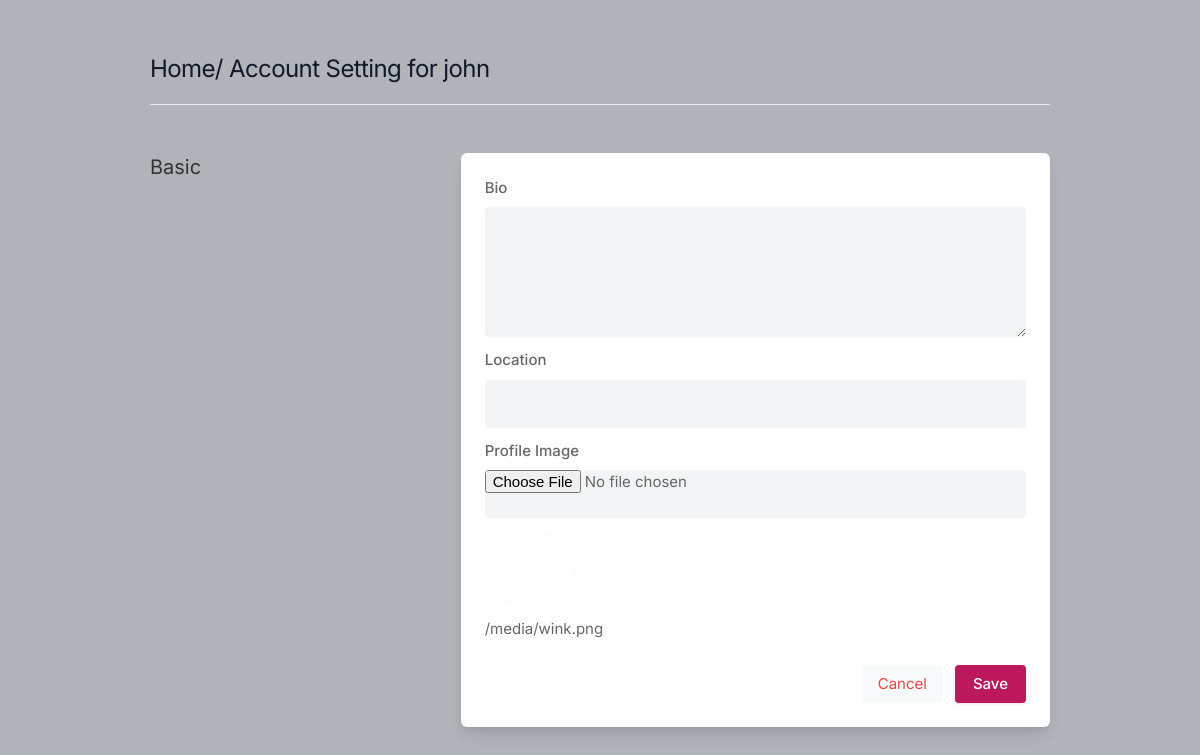
The app's page /settings (signed in), older data.
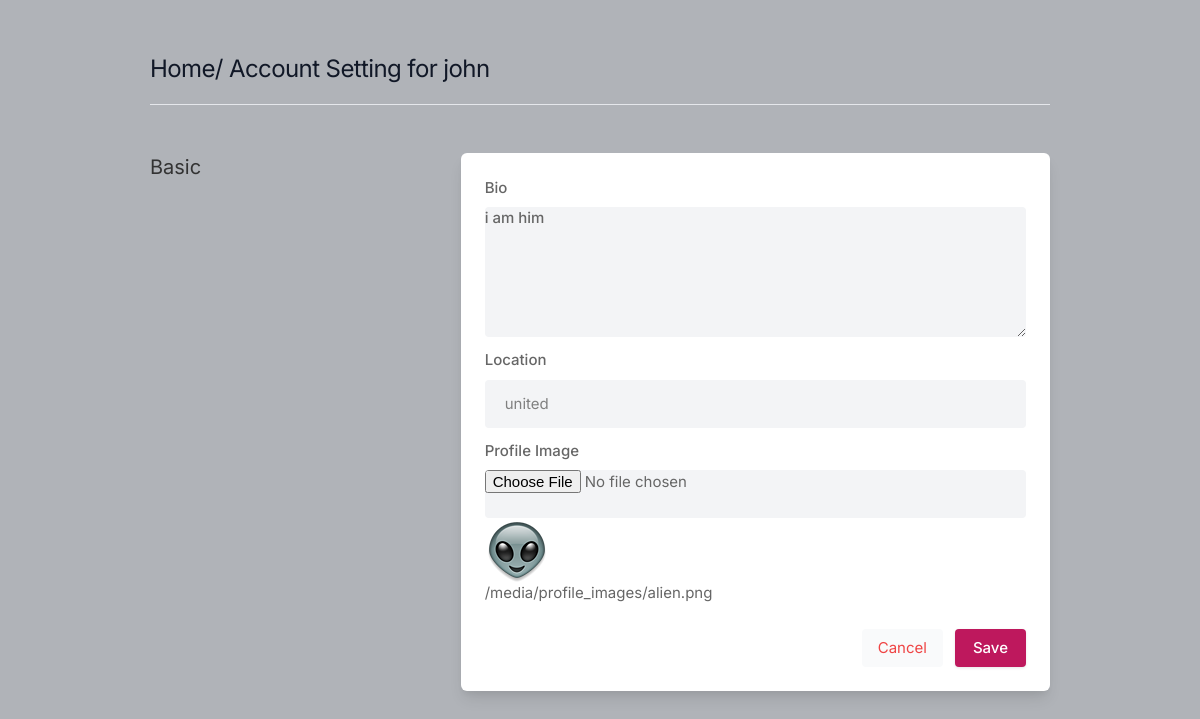
The same page, newer data.
### main/models.py (models this page shows, shortened)
class Profile(models.Model):
    user = models.ForeignKey(User,on_delete=models.CASCADE,related_name="profile")
    id_user = models.IntegerField()
    bio = models.TextField(blank=True)
    location = models.CharField(max_length=100, blank=True)
    profile = models.ImageField(upload_to="profile_images", default="wink.png")

### main/views.py (the view, shortened to what this page needs)
# urls.py: path("settings", views.settings,name="settings"),
@login_required
def settings(request):
    user_profile = Profile.objects.get(user=request.user)
    return render(request, "main/setting.html",{"user_profile":user_profile})

### main/templates/main/setting.html (shortened to what this page needs)
{% load static %}
<!DOCTYPE html>
<html lang="en">
<head>
    <link rel="stylesheet" href="{% static 'main/assets/css/icons.css' %}">
    <link rel="stylesheet" href="{% static 'main/assets/css/uikit.css' %}">
    <link rel="stylesheet" href="{% static 'main/assets/css/style.css' %}">
    <link rel="stylesheet" href="{% static 'main/assets/css/tailwind.css' %}">
</head>
<body>
            <div class="container m-auto">
                <h1 class="text-2xl leading-none text-gray-900 tracking-tight mt-3"> <a href=" {% url 'index' %}" class="py-2">Home/ </a>Account Setting  for {{user.username}}</h1>
                <br>
                <hr>
                <div class="grid lg:grid-cols-3 mt-12 gap-8">
                    <div>
                        <h3 class="text-xl mb-2"> Basic</h3>
                    </div>
                    <div class="bg-white rounded-md lg:shadow-lg shadow col-span-2">
                        <form method="post" action="" enctype="multipart/form-data">
                            <div class="grid grid-cols-2 gap-3 lg:p-6 p-4">
                                    <div class="col-span-2">
                                        <label for="about">Bio</label>
                                        <textarea id="about" name="bio"  rows="3"  class="shadow-none bg-gray-100">{{user_profile.bio}}</textarea>
                                    </div>
                                    <div class="col-span-2">
                                        <label for=""> Location</label>
                                        <input type="text" name="location" placeholder="" value="{{user_profile.location}}" class="shadow-none bg-gray-100">
                                    </div>
                                    <div class="col-span-2">
                                        <label for=""> Profile Image</label>
                                        <input type="file" name="image" placeholder=""  value="{{user_profile.profile}}" class="shadow-none bg-gray-100">
                                        <img src="{{user_profile.profile.url}}"/>
                                        {{user_profile.profile.url}}
                                    </div>
                            </div>
                            <div class="bg-gray-10 p-6 pt-0 flex justify-end space-x-3">
                                <button class="p-2 px-4 rounded bg-gray-50 text-red-500"> <a href="{% url 'index' %}">Cancel </a></button>
                                <button type="submit" class="button bg-blue-700"> Save </button>
                            </div>
                       </form>
                    </div>
                    </div>
                    <br>
                </div>
</body>
</html>

### main/static/main/assets/css/style.css (style rules this page uses)
body { background-color: #B0B3B8!important; }
button { vertical-align: middle; }
span.button, button.button { background-color: #be185d; top: 0; color: #fff; position: relative; padding: 8px 18px; line-height: 22px; position: relative; font-weight: 500; font-size: 15px; display: inline-block; -webkit-transition: all 0.2s ease-in-out; transition: all 0.2s ease-in-out; cursor: pointer; overflow: hidden; border: none; border-radius: 4px; -webkit-box-shadow: 0 1px 3px rgba(0, 0, 0, 0.1); box-shadow: 0 1px 3px rgba(0, 0, 0, 0.1); }
input { height: 48px; line-height: 48px; padding: 0 20px; outline: none; font-size: 15px; color: #808080; max-width: 100%; width: 100%; -webkit-box-sizing: border-box; box-sizing: border-box; display: block; font-weight: 400; opacity: 1; border-radius: 4px; border: none; -webkit-box-shadow: 0 1px 4px 0px rgba(0, 0, 0, 0.12); box-shadow: 0 1px 4px 0px rgba(0, 0, 0, 0.12); }
input[type="text"], input[type="password"], input[type="email"], input[type="number"] { height: 48px; line-height: 48px; padding: 0 20px; outline: none; font-size: 15px; color: #808080; max-width: 100%; width: 100%; -webkit-box-sizing: border-box; box-sizing: border-box; display: block; font-weight: 400; opacity: 1; border-radius: 4px; border: none; -webkit-box-shadow: 0 1px 4px 0px rgba(0, 0, 0, 0.12); box-shadow: 0 1px 4px 0px rgba(0, 0, 0, 0.12); }
textarea { height: 48px; line-height: 48px; padding: 0 20px; outline: none; font-size: 15px; color: #808080; margin: 0 0 16px 0; max-width: 100%; width: 100%; -webkit-box-sizing: border-box; box-sizing: border-box; display: block; background-color: #fff; font-weight: 500; opacity: 1; border-radius: 4px; border: none; -webkit-box-shadow: 0 1px 4px 0px rgba(0, 0, 0, 0.12); box-shadow: 0 1px 4px 0px rgba(0, 0, 0, 0.12); }
input { -webkit-transition: all 0.1s ease-in-out; transition: all 0.1s ease-in-out; }
::placeholder { color: #808080; opacity: 1; }
textarea { height: auto; line-height: 27px; padding: 20px; min-height: 130px; -webkit-transition: none !important; transition: none !important; min-width: 100%; }
label, legend { display: block; font-weight: bold; font-size: 15px; font-weight: 500; margin-bottom: 8px; }
button { border: none; margin: 0; padding: 0; width: auto; overflow: visible; background: transparent; color: inherit; font: inherit; line-height: normal; cursor: pointer; }
a { color: #be185d; -webkit-transition: 0.3s; transition: 0.3s; outline: none !important; }
button { outline: none !important; }
img { max-width: 100%; }
body { color: #666; font-size: 15px; line-height: 27px; background-color: #f0f2f5; font-family: "Inter", sans-serif; text-transform: none; }
h1, h2, h3, h4, h5, h6 { font-family: "Inter", sans-serif; text-transform: none; }
input[type="text"], input[type="password"], input[type="email"] { font-family: "Inter", sans-serif; text-transform: none; }
textarea, select { font-family: "Inter", sans-serif; text-transform: none; }
button, body .pac-container { font-family: "Inter", sans-serif; text-transform: none; }
h1, h2, h3, h4, h5, h6 { color: #333; font-weight: 500; margin: 0; padding: 0; }
h1 { font-size: 32px; }
h3 { font-size: 22px; }
@media (min-width: 1024px) { .container { max-width: 900px !important; padding-top: 45px; } }
.shadow-none { -webkit-box-shadow: none !important; box-shadow: none !important; }

Row changes from the older to the newer data that the page shows:
changed Profile: bio (not shown) → "i am him"; location (not shown) → "united"; profile: a different picture; profile "/media/wink.png" → "/media/profile_images/alien.png"
